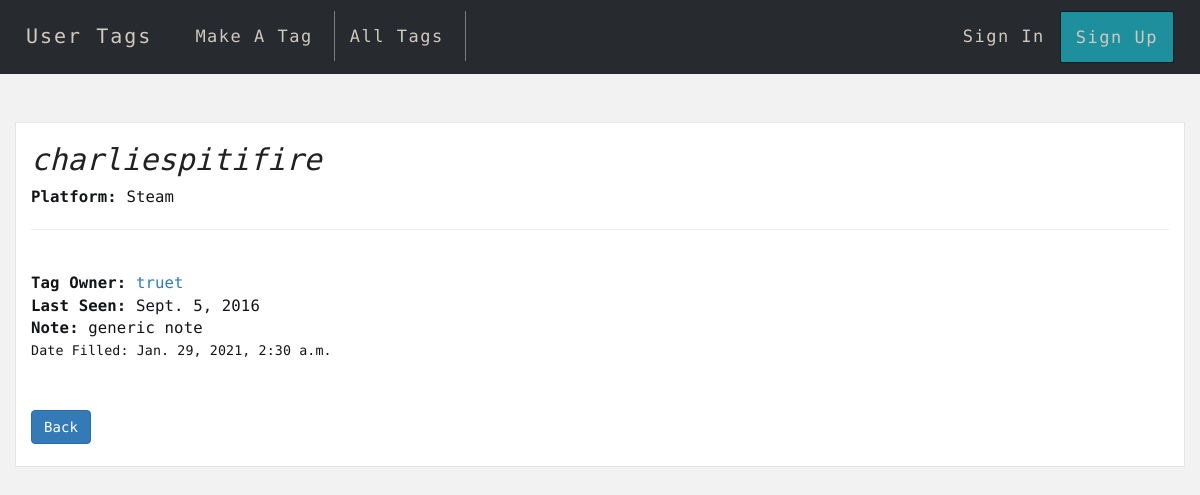
The app's page /tag/24 with its own data.
### droptag/models.py (models this page shows, shortened)
class tag(models.Model):
    user = models.ForeignKey(User,
                        default = 1,
                        on_delete = models.CASCADE
                        )
    platform = models.CharField(
        default='STM',
        max_length=32,
        choices=PLATFORM_CHOICES)
    username = models.CharField(max_length=50)
    id_link = models.CharField(max_length=200, blank=True)
    time_met = models.DateField()
    note = models.TextField(blank=True)
    date_filled = models.DateTimeField(auto_now_add=True)

### droptag/views.py (the view)
# urls.py: path('tag/<int:pk>', TagDetailView.as_view(), name='tag_display'),
class TagDetailView(DetailView):
    model = tag
    template_name = 'tag.html'

### droptag/templates/tag.html (shortened to what this page needs)
{% extends 'base.html' %} {% block title %}Tag: {{ tag.username }}{% endblock %}
{% block content %}
{% load static %}
<head>
  <link
    rel="stylesheet"
    href="https://maxcdn.bootstrapcdn.com/bootstrap/3.3.7/css/bootstrap.min.css"
  />
  <link rel="stylesheet" href="{% static 'style.css' %}" />
</head>
<h1><i>{{ tag.username }}</i></h1>
<p class="font-weight-light"><b>Platform:</b> {{ tag.get_platform_display }}</p>
<hr />
<br />
<b>Tag Owner:</b
><a href="{% url 'view_profile' tag.user.id %}"> {{ tag.user }}</a><br />
 {% if tag.time_met %}
<b>Last Seen:</b> {{ tag.time_met }}<br />
{% endif %} {% if tag.note %}
<b>Note:</b> {{ tag.note }}<br />
{% endif %}
<small
  >Date Filled: {{ tag.date_filled }}<br />
  <br /><br />
  <a href="{% url 'alltags' %}" class="btn btn-primary">Back</a>
  <br/>
</small>
<br/>
  {% endblock %}

### droptag/static/style.css (style rules this page uses)
*, *:after, *:before { -webkit-box-sizing: border-box; -moz-box-sizing: border-box; box-sizing: border-box; }
html, body { position: relative; min-height: 100%; height: 100%; }
html { position: relative; overflow-x: hidden; padding: 0; min-height: 100%; font-size: 70%; }
body { padding-top: 100px; font-family: 'Encode Sans', 'Roboto', 'Helvetica Neue, Helvetica, Arial', sans-serif; font-style: normal; font-weight: 300; font-size: 1.4rem; line-height: 2rem; letter-spacing: 0.01rem; color: #121418; background: #F2F2F2; -webkit-font-smoothing: antialiased; -moz-osx-font-smoothing: grayscale; text-rendering: optimizeLegibility; }
h1 { color: #202121; font-size: 30px !important; }

### records on screen
tag: username "charliespitifire", platform "Steam", user "truet", time_met "Sept. 5, 2016", note "generic note", date_filled "Jan. 29, 2021, 2:30 a.m."
